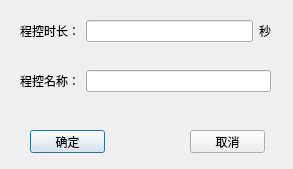
<?xml version="1.0" encoding="UTF-8"?>
<ui version="4.0">
 <class>ProgramControl</class>
 <widget class="QDialog" name="ProgramControl">
  <property name="geometry">
   <rect>
    <x>0</x>
    <y>0</y>
    <width>293</width>
    <height>169</height>
   </rect>
  </property>
  <property name="windowTitle">
   <string>程控设置</string>
  </property>
  <widget class="QPushButton" name="OK">
   <property name="geometry">
    <rect>
     <x>30</x>
     <y>130</y>
     <width>75</width>
     <height>23</height>
    </rect>
   </property>
   <property name="text">
    <string>确定</string>
   </property>
  </widget>
  <widget class="QPushButton" name="CANCEL">
   <property name="geometry">
    <rect>
     <x>190</x>
     <y>130</y>
     <width>75</width>
     <height>23</height>
    </rect>
   </property>
   <property name="text">
    <string>取消</string>
   </property>
  </widget>
  <widget class="QWidget" name="layoutWidget">
   <property name="geometry">
    <rect>
     <x>20</x>
     <y>20</y>
     <width>251</width>
     <height>22</height>
    </rect>
   </property>
   <layout class="QHBoxLayout" name="horizontalLayout">
    <item>
     <widget class="QLabel" name="label">
      <property name="text">
       <string>程控时长：</string>
      </property>
     </widget>
    </item>
    <item>
     <widget class="QLineEdit" name="time_length"/>
    </item>
    <item>
     <widget class="QLabel" name="label_2">
      <property name="text">
       <string>秒</string>
      </property>
     </widget>
    </item>
   </layout>
  </widget>
  <widget class="QWidget" name="layoutWidget">
   <property name="geometry">
    <rect>
     <x>20</x>
     <y>70</y>
     <width>251</width>
     <height>22</height>
    </rect>
   </property>
   <layout class="QHBoxLayout" name="horizontalLayout_2">
    <item>
     <widget class="QLabel" name="label_3">
      <property name="text">
       <string>程控名称：</string>
      </property>
     </widget>
    </item>
    <item>
     <widget class="QLineEdit" name="control_name"/>
    </item>
   </layout>
  </widget>
 </widget>
 <resources/>
 <connections>
  <connection>
   <sender>CANCEL</sender>
   <signal>clicked()</signal>
   <receiver>ProgramControl</receiver>
   <slot>close()</slot>
   <hints>
    <hint type="sourcelabel">
     <x>208</x>
     <y>138</y>
    </hint>
    <hint type="destinationlabel">
     <x>282</x>
     <y>89</y>
    </hint>
   </hints>
  </connection>
  <connection>
   <sender>OK</sender>
   <signal>clicked()</signal>
   <receiver>ProgramControl</receiver>
   <slot>accept()</slot>
   <hints>
    <hint type="sourcelabel">
     <x>73</x>
     <y>138</y>
    </hint>
    <hint type="destinationlabel">
     <x>143</x>
     <y>115</y>
    </hint>
   </hints>
  </connection>
 </connections>
</ui>
